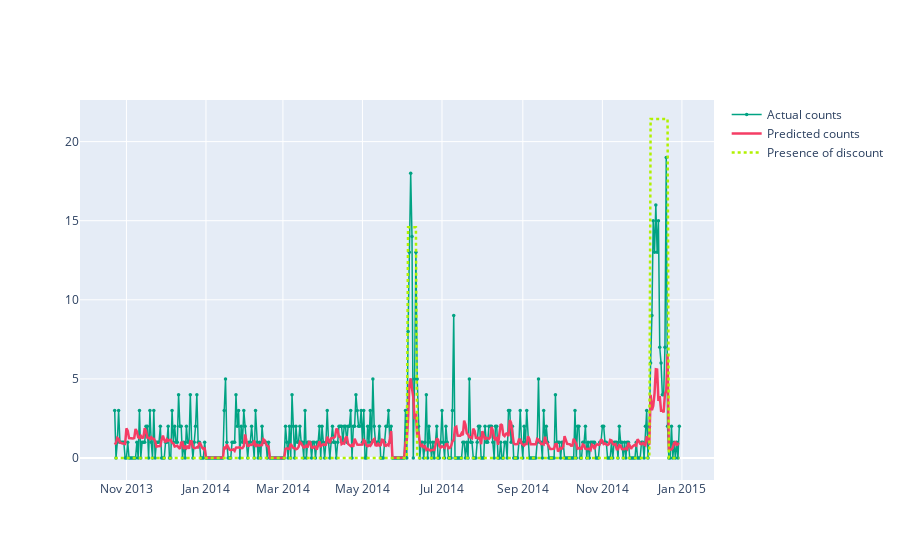

Notebook cell for this chart:
### Code cell
# GENERALIZED POISSON test

import plotly.graph_objects as go

fig = go.Figure()
fig.add_trace(go.Scatter(x = tomato_12.loc[X_test.index, 'date'],
                         y = y_test,
                         mode = 'lines+markers',
                         name = 'Actual counts',
                         marker = dict(color = '#00A383', size = 3.5),
                         line = dict(color = '#00A383', width = 1.5)))

fig.add_trace(go.Scatter(x = tomato_12.loc[X_test.index, 'date'],
                         # y = [*map(round, GBDT_test_pred)],
                         y = GP_test_pred,
                         mode = 'lines',
                         name = 'Predicted counts',
                         line = dict(color = '#F53D65', width = 2.5)
                         ))

fig.add_trace(go.Scatter(x = tomato_12.loc[X_test.index, 'date'],
                         y = tomato_discount[tomato_discount['date']\
                         .isin(tomato_12.loc[X_test.index, 'date'])]\
                         .loc[:, 'is_discount_201676'] * 50,
                         mode = 'lines',
                         name = 'Presence of discount',
                         line = dict(color = '#B1F100', width = 2.5, dash = 'dot')  # 'dash'
                         ))

fig.show()

### Figure 1 — Plotly figure (JSON) as saved in the notebook; plotly's stock layout.template omitted (floating-point values rounded to 4 significant figures; data arrays with more than 128 entries replaced by an {"elided": "..."} marker saying what was removed)
{"data": [{"line": {"color": "#00A383", "width": 1.5}, "marker": {"color": "#00A383", "size": 3.5}, "mode": "lines+markers", "name": "Actual counts", "x": {"elided": "434 str values"}, "y": {"elided": "434 float values"}, "type": "scatter"}, {"line": {"color": "#F53D65", "width": 2.5}, "mode": "lines", "name": "Predicted counts", "x": {"elided": "434 str values"}, "y": {"elided": "434 float values"}, "type": "scatter"}, {"line": {"color": "#B1F100", "dash": "dot", "width": 2.5}, "mode": "lines", "name": "Presence of discount", "x": {"elided": "434 str values"}, "y": {"elided": "434 float values"}, "type": "scatter"}], "layout": {}}
